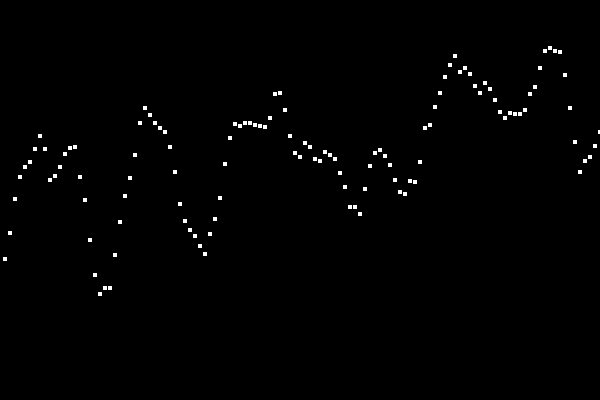
Frame 1 (no input)
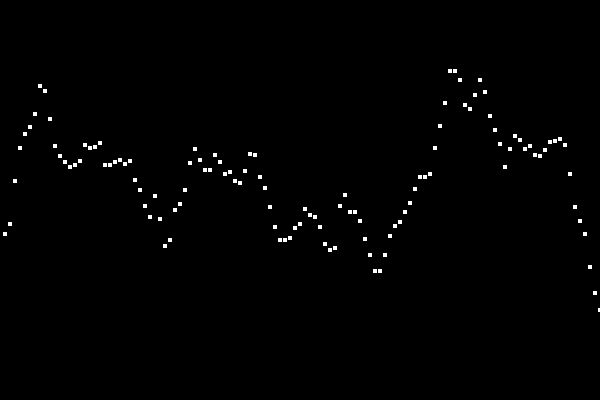
Frame 60 (the mouse pressed at the canvas centre just before this capture)
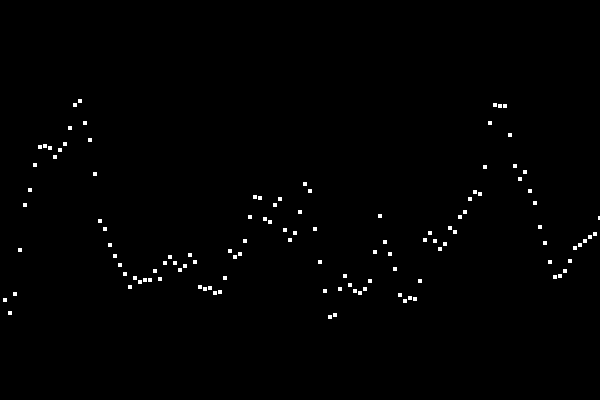
Frame 120 (the mouse held since frame 60 and released just before this capture)

The Processing sketch that drew these frames (run headless with seeded random() and noise(); from frame 60 on, the mouse is pressed at the canvas centre):

// Processing sketch: sketch_1dNoise
// ── sketch_1dNoise.pde
float xpos = 5;
float xstep = 5; 
float factor, ypos;


void setup() {
  size(600, 400); 
  rectMode(CENTER); 
}


void draw() {
  background(0); 
  
  
  for (int i = 0; i < width/xstep; i++) {
    
    fill(255);

    factor = float(i)/10; //PLAY
    ypos = map(noise(factor, frameCount*0.1), 0, 1, 0, height); 
    
    rect(xpos + (xstep*i), ypos, xstep, xstep); 
      
  }
  
}
